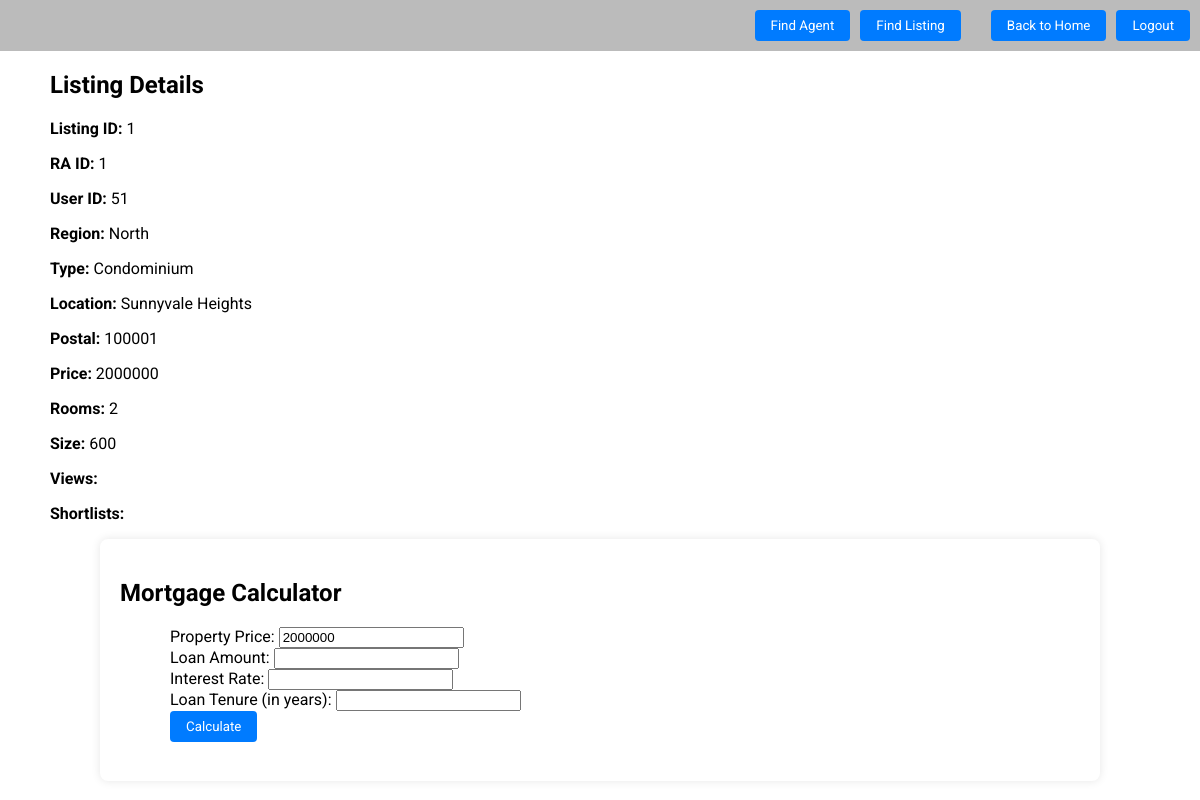
Before: /Boundary/buyer/view_listing.php?listing_id=1 with the older database file.
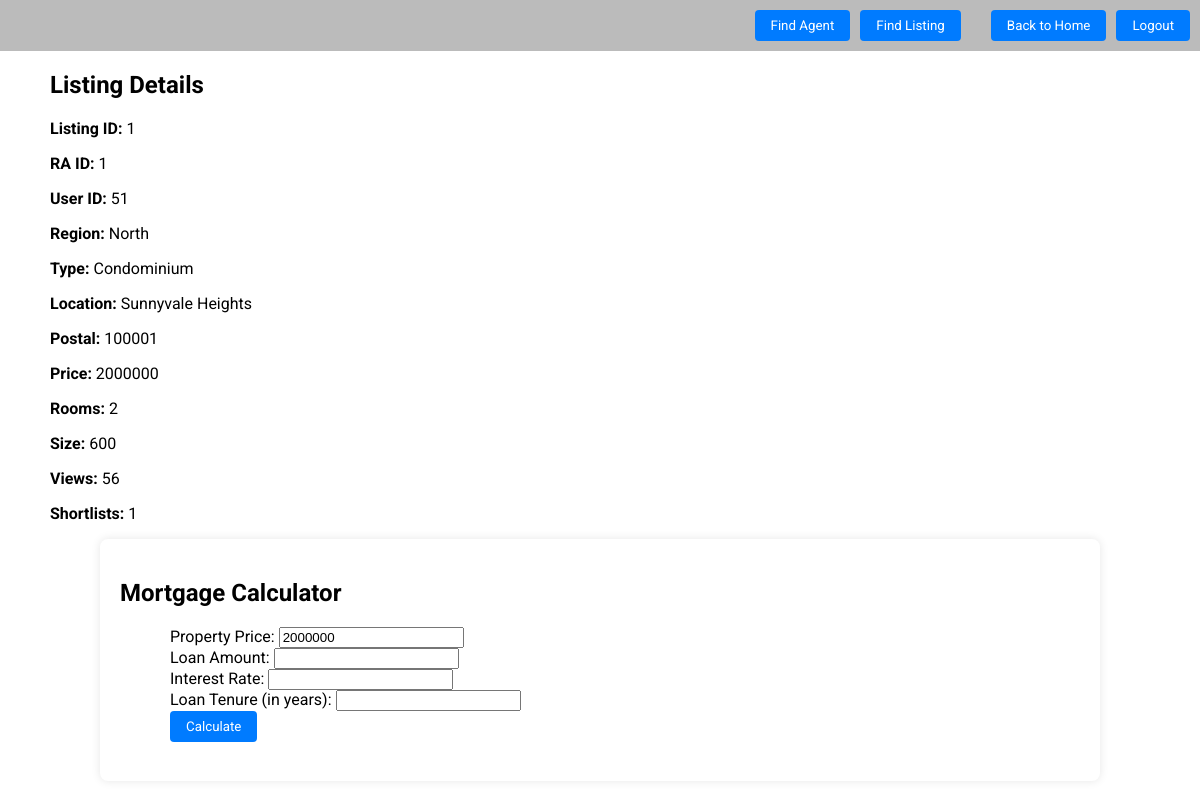
After: the same page with the newer database file.
### tables this page shows
CREATE TABLE `listing` (
  `listing_id` int(11) NOT NULL,
  `ra_id` int(11) NOT NULL,
  `user_id` int(11) NOT NULL,
  `region` enum('North','South','East','West','Central') NOT NULL,
  `type` enum('Condominium','Landed Property','HDB Flat') NOT NULL,
  `location` text NOT NULL,
  `postal` int(6) NOT NULL,
  `price` int(11) NOT NULL,
  `rooms` int(1) NOT NULL,
  `size` int(11) NOT NULL,
  `views` int(11) DEFAULT NULL,
  `shortlists` int(11) DEFAULT NULL
);

### Control/buyer/view_listing_controller.php (called while the page is built, shortened)
<?php
require_once('../../Database/db_conn.php');
require_once('../../Entity/listing.php');
class ViewListingController {
    private $Listing;
    public function __construct($conn) {
        $this->Listing = new Listing($conn);
    }
    public function getListingByListingID($listing_id) {
        $this->Listing->updateViewCount($listing_id);
        return $this->Listing->getListingByListingID($listing_id);
    }
}
$viewListingController = new ViewListingController($conn);
?>

### Entity/listing.php (called while the page is built, shortened)
<?php
class Listing {
    private $conn;
    public function __construct($conn) {
        $this->conn = $conn;
    }
    public function getListingByListingID($listing_id) {
        $sql = "SELECT * FROM listing WHERE listing_id = ?";
        $stmt = $this->conn->prepare($sql);
        $stmt->bind_param("i", $listing_id);
        $stmt->execute();
        $result = $stmt->get_result();
        if ($result->num_rows == 1) {
        return $result->fetch_assoc();
        } else {
            return null;
        }
    }
    public function updateViewCount($listing_id) {
        $sql = "UPDATE listing SET views = views + 1 WHERE listing_id = ?";
        $stmt = $this->conn->prepare($sql);
        $stmt->bind_param("i", $listing_id);
        $stmt->execute();
        if ($stmt->affected_rows > 0) {
            return true;
        } else {
            return false;
        }
    }
}
?>

### Boundary/buyer/view_listing.php (the view, shortened to what this page needs)
<?php
include "header.php";
include "../../Control/buyer/view_listing_controller.php";
if(isset($_GET['listing_id'])) {
    $listing_id = $_GET['listing_id'];
    $listing = $viewListingController->getListingByListingID($listing_id);
    if($listing) {
?>
<!DOCTYPE html>
<html lang="en">
<head>
</head>
<body>
    <div class="container">
        <h2 class="title">Listing Details</h2>
        <div class="listing-details">
            <p><strong>Listing ID:</strong> <?php echo $listing['listing_id']; ?></p>
            <p><strong>RA ID:</strong> <?php echo $listing['ra_id']; ?></p>
            <p><strong>User ID:</strong> <?php echo $listing['user_id']; ?></p>
            <p><strong>Region:</strong> <?php echo $listing['region']; ?></p>
            <p><strong>Type:</strong> <?php echo $listing['type']; ?></p>
            <p><strong>Location:</strong> <?php echo $listing['location']; ?></p>
            <p><strong>Postal:</strong> <?php echo $listing['postal']; ?></p>
            <p><strong>Price:</strong> <?php echo $listing['price']; ?></p>
            <p><strong>Rooms:</strong> <?php echo $listing['rooms']; ?></p>
            <p><strong>Size:</strong> <?php echo $listing['size']; ?></p>
            <p><strong>Views:</strong> <?php echo $listing['views']; ?></p>
            <p><strong>Shortlists:</strong> <?php echo $listing['shortlists']; ?></p>
        </div>
    </div>
</body>
</html>
<?php
    } else {
        echo "<p>Listing not found.</p>";
    }
} else {
    echo "<p>Listing ID not provided.</p>";
}
include 'mortgage_calculator.php'
?>

### Boundary/buyer/mortgage_calculator.php (shortened to what this page needs)
<!DOCTYPE html>
<html>
<head>
</head>
<body>
    <div class="form-container">
    <h2>Mortgage Calculator</h2>
        <form action="" method="post" class="container">
            <label for="property_price">Property Price:</label>
            <input type="number" id="property_price" name="property_price" value="<?php echo $listing['price']; ?>"
                required readonly> <br>
            <label for="loan_amount">Loan Amount:</label>
            <input type="number" id="loan_amount" name="loan_amount" required><br>
            <label for="interest_rate">Interest Rate:</label>
            <input type="number" id="interest_rate" name="interest_rate" step="0.01" required><br>
            <label for="loan_tenure">Loan Tenure (in years):</label>
            <input type="number" id="loan_tenure" name="loan_tenure" required><br>
            <div class="buttons">
                <button type="submit">Calculate</button>
            </div>
        </form>
        <br>
    </div>
</body>
</html>

Changed rows visible on the page:
changed listing "North": views (not shown) → "56"; shortlists (not shown) → "1"
